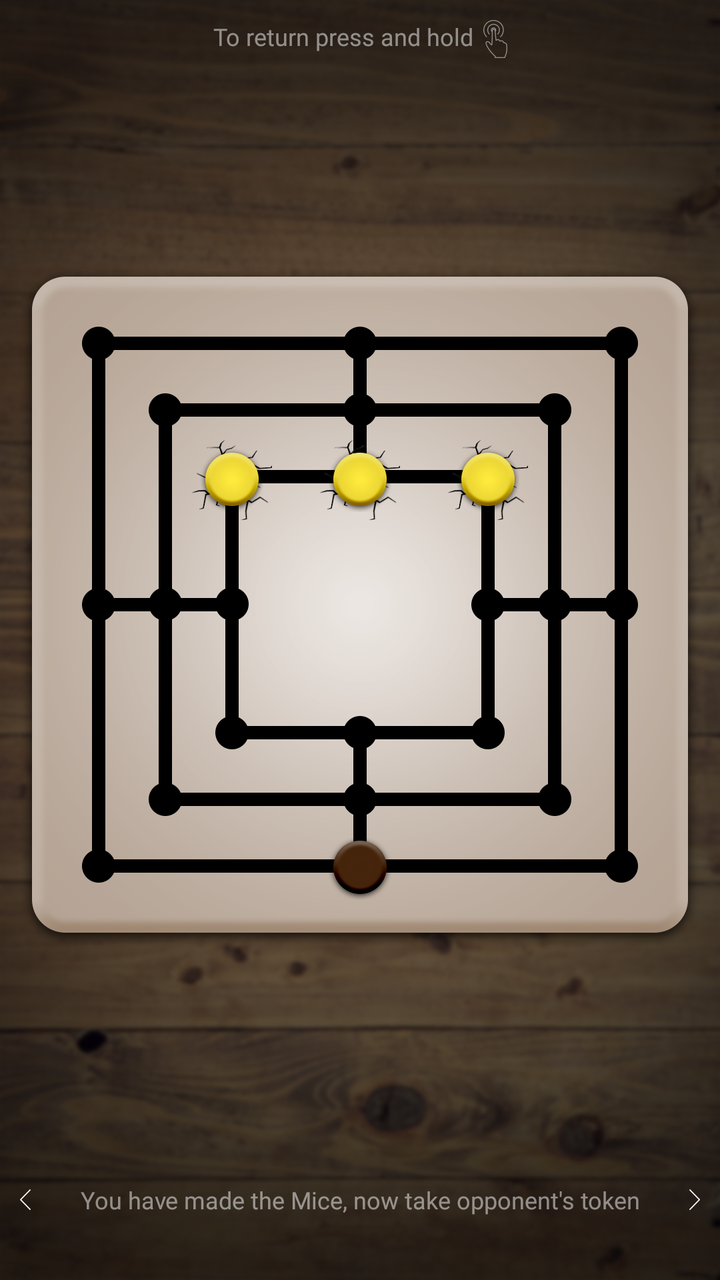
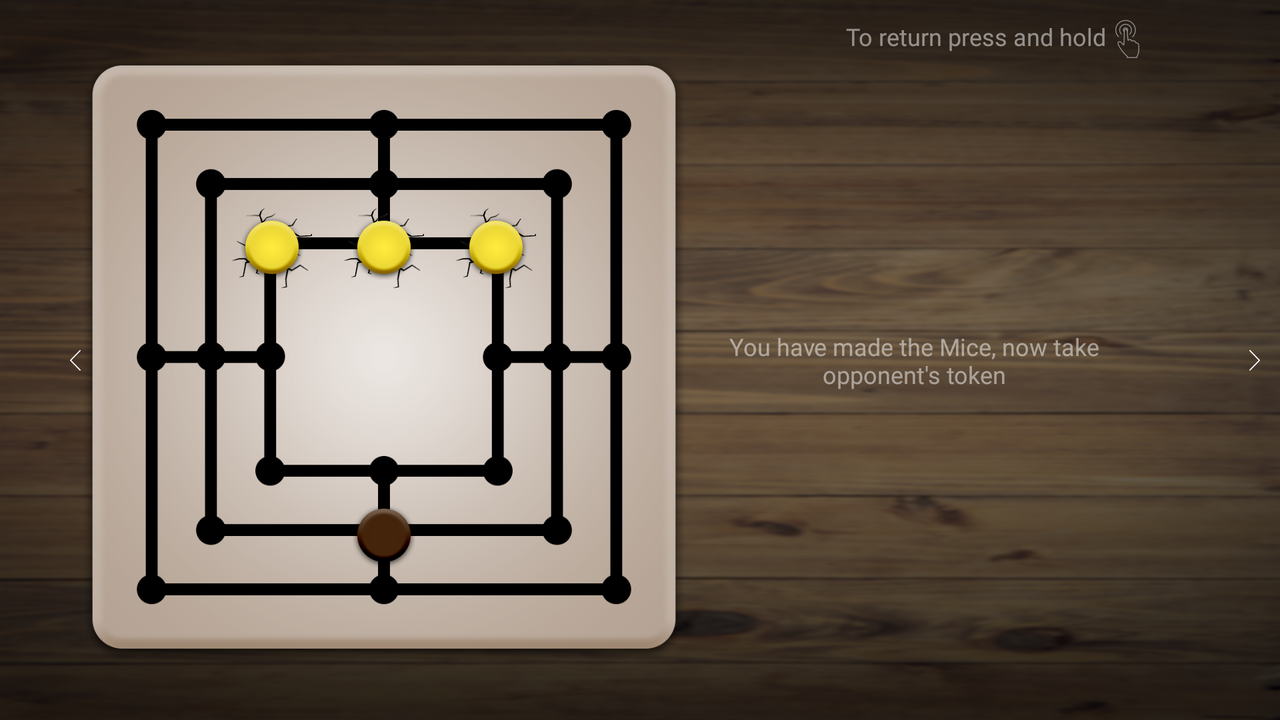

First picture: res/layout/ on a phone held upright. Second picture: the repository's own variant of that layout, on a device whose configuration matches the variant's folder. Source for both follows.
<!-- AndroidManifest.xml: application theme AppTheme -->
<!-- res/layout/fragment_board_tips_third.xml -->
<?xml version="1.0" encoding="utf-8"?>
<android.support.constraint.ConstraintLayout xmlns:android="http://schemas.android.com/apk/res/android"
    android:layout_width="match_parent"
    android:layout_height="match_parent"
    xmlns:app="http://schemas.android.com/apk/res-auto">

    <TextView
        android:id="@+id/message_one"
        android:layout_width="wrap_content"
        android:layout_height="wrap_content"
        style="@style/BoardFragmentPauseTip"
        android:text="@string/board_fragment_pause_tip"

        app:layout_constraintTop_toTopOf="parent"
        app:layout_constraintLeft_toLeftOf="parent"
        app:layout_constraintRight_toLeftOf="@+id/image_one"
        app:layout_constraintHorizontal_chainStyle="packed"
        android:layout_marginEnd="@dimen/board_fragment_pause_tip_margin_end"
        android:layout_marginTop="@dimen/board_fragment_pause_tip_margin_top"/>

    <ImageView
        android:id="@+id/image_one"
        android:layout_width="wrap_content"
        android:layout_height="wrap_content"
        android:src="@drawable/ic_touch"
        android:alpha="0.5"

        app:layout_constraintTop_toTopOf="parent"
        app:layout_constraintLeft_toRightOf="@+id/message_one"
        app:layout_constraintRight_toRightOf="parent"
        android:layout_marginTop="@dimen/board_fragment_pause_tip_image_margin_top"/>

    <android.support.constraint.ConstraintLayout
        android:id="@+id/board_fragment_playground"
        android:layout_width="wrap_content"
        android:layout_height="wrap_content"
        app:layout_constraintBottom_toBottomOf="parent"
        app:layout_constraintLeft_toLeftOf="parent"
        app:layout_constraintRight_toRightOf="parent"
        app:layout_constraintTop_toTopOf="parent"
        >

        <ImageView
            android:layout_width="wrap_content"
            android:layout_height="wrap_content"
            android:src="@drawable/playground"

            app:layout_constraintBottom_toBottomOf="parent"
            app:layout_constraintLeft_toLeftOf="parent"
            app:layout_constraintRight_toRightOf="parent"
            app:layout_constraintTop_toTopOf="parent"
            android:layout_marginBottom="@dimen/toolbar_footer_height"/>

        <ImageView
            android:layout_width="@dimen/board_fragment_token_dimension"
            android:layout_height="@dimen/board_fragment_token_dimension"
            android:scaleType="center"
            android:clickable="true"
            android:focusable="true"
            android:src="@drawable/ic_player_one"
            android:background="@drawable/background_mice_state"

            app:layout_constraintLeft_toLeftOf="parent"
            app:layout_constraintTop_toTopOf="parent"
            android:layout_margin="@dimen/board_fragment_token_margin_large"
            />

        <ImageView
            android:layout_width="@dimen/board_fragment_token_dimension"
            android:layout_height="@dimen/board_fragment_token_dimension"
            android:scaleType="center"
            android:clickable="true"
            android:focusable="true"
            android:src="@drawable/ic_player_one"
            android:background="@drawable/background_mice_state"

            app:layout_constraintLeft_toLeftOf="parent"
            app:layout_constraintRight_toRightOf="parent"
            app:layout_constraintTop_toTopOf="parent"
            android:layout_margin="@dimen/board_fragment_token_margin_large" />

        <ImageView
            android:layout_width="@dimen/board_fragment_token_dimension"
            android:layout_height="@dimen/board_fragment_token_dimension"
            android:scaleType="center"
            android:clickable="true"
            android:focusable="true"
            android:src="@drawable/ic_player_one"
            android:background="@drawable/background_mice_state"

            app:layout_constraintRight_toRightOf="parent"
            app:layout_constraintTop_toTopOf="parent"
            android:layout_margin="@dimen/board_fragment_token_margin_large"
            />

        <ImageView
            android:layout_width="@dimen/board_fragment_token_dimension"
            android:layout_height="@dimen/board_fragment_token_dimension"
            android:scaleType="center"
            android:clickable="true"
            android:focusable="true"
            android:src="@drawable/ic_player_two"

            app:layout_constraintBottom_toBottomOf="parent"
            app:layout_constraintLeft_toLeftOf="parent"
            app:layout_constraintRight_toRightOf="parent"
            android:layout_margin="@dimen/board_fragment_token_margin_medium"
            />



    </android.support.constraint.ConstraintLayout>

    <TextView
        android:id="@+id/message_two"
        android:layout_width="wrap_content"
        android:layout_height="wrap_content"
        style="@style/BoardFragmentPauseTip"
        android:text="@string/board_fragment_tips_third_message"

        app:layout_constraintBottom_toBottomOf="parent"
        app:layout_constraintLeft_toLeftOf="parent"
        app:layout_constraintRight_toRightOf="parent"
        android:layout_marginBottom="@dimen/board_fragment_tips_message_margin_bottom"
        />

    <ImageView
        android:layout_width="wrap_content"
        android:layout_height="wrap_content"
        android:src="@drawable/ic_right"

        app:layout_constraintBottom_toBottomOf="parent"
        app:layout_constraintRight_toRightOf="parent"
        android:layout_marginBottom="@dimen/board_fragment_tips_arrow_margin_bottom"
        android:layout_marginEnd="@dimen/board_fragment_tips_arrow_margin_side"/>

    <ImageView
        android:layout_width="wrap_content"
        android:layout_height="wrap_content"
        android:src="@drawable/ic_left"

        app:layout_constraintBottom_toBottomOf="parent"
        app:layout_constraintLeft_toLeftOf="parent"
        android:layout_marginBottom="@dimen/board_fragment_tips_arrow_margin_bottom"
        android:layout_marginStart="@dimen/board_fragment_tips_arrow_margin_side"/>

</android.support.constraint.ConstraintLayout>
<!-- resources referenced by this layout -->
<resources>
  <dimen name="board_fragment_pause_tip_image_margin_top">10dp</dimen>
  <dimen name="board_fragment_pause_tip_margin_end">5dp</dimen>
  <dimen name="board_fragment_pause_tip_margin_top">10dp</dimen>
  <dimen name="board_fragment_tips_arrow_margin_bottom">35dp</dimen>
  <dimen name="board_fragment_tips_arrow_margin_side">10dp</dimen>
  <dimen name="board_fragment_tips_message_margin_bottom">32dp</dimen>
  <dimen name="board_fragment_token_dimension">40dp</dimen>
  <dimen name="board_fragment_token_margin_large">96dp</dimen>
  <dimen name="board_fragment_token_margin_medium">62dp</dimen>
  <dimen name="toolbar_footer_height">32dp</dimen>
  <!-- drawable background_mice_state: png bitmap (drawable-hdpi, 4039 bytes) -->
  <!-- drawable ic_left: png bitmap (drawable-hdpi, 232 bytes) -->
  <!-- drawable ic_player_one: png bitmap (drawable-hdpi, 3260 bytes) -->
  <!-- drawable ic_player_two: png bitmap (drawable-hdpi, 2650 bytes) -->
  <!-- drawable ic_right: png bitmap (drawable-hdpi, 231 bytes) -->
  <!-- drawable ic_touch: png bitmap (drawable-hdpi, 870 bytes) -->
  <!-- drawable playground: png bitmap (drawable-hdpi, 71189 bytes) -->
  <string name="board_fragment_pause_tip">To return press and hold</string>
  <string name="board_fragment_tips_third_message">You have made the Mice, now take opponent\'s token</string>
  <style name="BoardFragmentPauseTip">
          <item name="android:fontFamily">@font/ubuntu_regular</item>
          <item name="android:textColor">@android:color/white</item>
          <item name="android:alpha">0.5</item>
          <item name="android:textSize">@dimen/board_fragment_pause_tip_text</item>
      </style>
  <style name="AppTheme" parent="Theme.AppCompat.NoActionBar">
          <item name="colorPrimary">@color/primary</item>
          <item name="colorPrimaryDark">@color/primary_dark</item>
          <item name="colorAccent">@color/accent</item>
          <item name="android:windowBackground">@drawable/background</item>
          <item name="android:statusBarColor">@android:color/black</item>
      </style>
  <dimen name="board_fragment_pause_tip_text">12sp</dimen>
  <color name="primary">#795548</color>
  <color name="primary_dark">#5D4037</color>
  <color name="accent">#FFEB3B</color>
  <!-- drawable background: png bitmap (drawable-hdpi, 458586 bytes) -->
</resources>
<!-- res/layout-land/fragment_board_tips_third.xml (the repository's variant of the layout above) -->
<!-- drawn on the phone turned sideways -->
<?xml version="1.0" encoding="utf-8"?>
<android.support.constraint.ConstraintLayout xmlns:android="http://schemas.android.com/apk/res/android"
    android:layout_width="match_parent"
    android:layout_height="match_parent"
    xmlns:app="http://schemas.android.com/apk/res-auto">

    <TextView
        android:id="@+id/message_one"
        android:layout_width="wrap_content"
        android:layout_height="wrap_content"
        style="@style/BoardFragmentTipsText"
        android:text="@string/board_fragment_pause_tip"

        app:layout_constraintTop_toTopOf="parent"
        app:layout_constraintLeft_toRightOf="@id/playground"
        app:layout_constraintRight_toLeftOf="@+id/image_one"
        app:layout_constraintHorizontal_chainStyle="packed"
        android:layout_marginEnd="@dimen/board_fragment_tips_exit_message_margin_end"
        android:layout_marginTop="@dimen/board_fragment_tips_exit_message_margin_top"/>

    <ImageView
        android:id="@+id/image_one"
        android:layout_width="wrap_content"
        android:layout_height="wrap_content"
        android:src="@drawable/ic_touch"
        android:alpha="0.5"

        app:layout_constraintTop_toTopOf="parent"
        app:layout_constraintLeft_toRightOf="@+id/message_one"
        app:layout_constraintRight_toRightOf="parent"
        android:layout_marginTop="@dimen/board_fragment_tips_exit_image_margin_top"/>

    <android.support.constraint.ConstraintLayout
        android:id="@+id/playground"
        android:layout_width="@dimen/board_fragment_playground_dimension"
        android:layout_height="@dimen/board_fragment_playground_dimension"

        app:layout_constraintBottom_toBottomOf="parent"
        app:layout_constraintLeft_toLeftOf="parent"
        app:layout_constraintTop_toTopOf="parent"
        android:layout_marginStart="@dimen/toolbar_footer_height">

        <ImageView

            android:layout_width="wrap_content"
            android:layout_height="wrap_content"
            android:src="@drawable/playground"

            app:layout_constraintBottom_toBottomOf="parent"
            app:layout_constraintLeft_toLeftOf="parent"
            app:layout_constraintTop_toTopOf="parent"
            app:layout_constraintRight_toRightOf="parent"
            />

        <ImageView
            android:layout_width="@dimen/board_fragment_token_dimension"
            android:layout_height="@dimen/board_fragment_token_dimension"
            android:scaleType="center"
            android:clickable="true"
            android:focusable="true"
            android:src="@drawable/ic_player_one"
            android:background="@drawable/background_mice_state"

            app:layout_constraintLeft_toLeftOf="parent"
            app:layout_constraintTop_toTopOf="parent"
            android:layout_margin="@dimen/board_fragment_token_margin_large"
            />

        <ImageView
            android:layout_width="@dimen/board_fragment_token_dimension"
            android:layout_height="@dimen/board_fragment_token_dimension"
            android:scaleType="center"
            android:clickable="true"
            android:focusable="true"
            android:src="@drawable/ic_player_one"
            android:background="@drawable/background_mice_state"

            app:layout_constraintLeft_toLeftOf="parent"
            app:layout_constraintRight_toRightOf="parent"
            app:layout_constraintTop_toTopOf="parent"
            android:layout_margin="@dimen/board_fragment_token_margin_large" />

        <ImageView
            android:layout_width="@dimen/board_fragment_token_dimension"
            android:layout_height="@dimen/board_fragment_token_dimension"
            android:scaleType="center"
            android:clickable="true"
            android:focusable="true"
            android:src="@drawable/ic_player_one"
            android:background="@drawable/background_mice_state"

            app:layout_constraintRight_toRightOf="parent"
            app:layout_constraintTop_toTopOf="parent"
            android:layout_margin="@dimen/board_fragment_token_margin_large"
            />

        <ImageView
            android:layout_width="@dimen/board_fragment_token_dimension"
            android:layout_height="@dimen/board_fragment_token_dimension"
            android:scaleType="center"
            android:clickable="true"
            android:focusable="true"
            android:src="@drawable/ic_player_two"

            app:layout_constraintBottom_toBottomOf="parent"
            app:layout_constraintLeft_toLeftOf="parent"
            app:layout_constraintRight_toRightOf="parent"
            android:layout_margin="@dimen/board_fragment_token_margin_medium"
            />

    </android.support.constraint.ConstraintLayout>

    <TextView
        android:id="@+id/message_two"
        android:layout_width="210dp"
        android:layout_height="wrap_content"
        style="@style/BoardFragmentTipsText"
        android:text="@string/board_fragment_tips_third_message"


        app:layout_constraintTop_toTopOf="parent"
        app:layout_constraintBottom_toBottomOf="parent"
        app:layout_constraintLeft_toRightOf="@+id/playground"
        />

    <ImageView
        android:layout_width="wrap_content"
        android:layout_height="wrap_content"
        android:src="@drawable/ic_right"

        app:layout_constraintBottom_toBottomOf="parent"
        app:layout_constraintRight_toRightOf="parent"
        app:layout_constraintTop_toTopOf="parent"
        android:layout_marginEnd="@dimen/board_fragment_tips_arrow_margin_side"
        />

    <ImageView
        android:layout_width="wrap_content"
        android:layout_height="wrap_content"
        android:src="@drawable/ic_left"

        app:layout_constraintBottom_toBottomOf="parent"
        app:layout_constraintLeft_toLeftOf="parent"
        app:layout_constraintTop_toTopOf="parent"
        android:layout_marginStart="35dp"
        />

</android.support.constraint.ConstraintLayout>
<!-- resources referenced by the variant -->
<!-- as the phone turned sideways resolves them -->
<resources>
  <!-- from res/values-land/ -->
  <dimen name="board_fragment_playground_dimension">320dp</dimen>
  <!-- from res/values-land/ -->
  <dimen name="board_fragment_tips_arrow_margin_side">10dp</dimen>
  <!-- from res/values-land/ -->
  <dimen name="board_fragment_tips_exit_image_margin_top">10dp</dimen>
  <!-- from res/values-land/ -->
  <dimen name="board_fragment_tips_exit_message_margin_end">5dp</dimen>
  <!-- from res/values-land/ -->
  <dimen name="board_fragment_tips_exit_message_margin_top">10dp</dimen>
  <!-- from res/values-land/ -->
  <dimen name="board_fragment_token_dimension">40dp</dimen>
  <!-- from res/values-land/ -->
  <dimen name="board_fragment_token_margin_large">84dp</dimen>
  <!-- from res/values-land/ -->
  <dimen name="board_fragment_token_margin_medium">52dp</dimen>
  <dimen name="toolbar_footer_height">32dp</dimen>
  <!-- drawable background_mice_state: png bitmap (drawable-hdpi, 4039 bytes) -->
  <!-- drawable ic_left: png bitmap (drawable-hdpi, 232 bytes) -->
  <!-- drawable ic_player_one: png bitmap (drawable-hdpi, 3260 bytes) -->
  <!-- drawable ic_player_two: png bitmap (drawable-hdpi, 2650 bytes) -->
  <!-- drawable ic_right: png bitmap (drawable-hdpi, 231 bytes) -->
  <!-- drawable ic_touch: png bitmap (drawable-hdpi, 870 bytes) -->
  <!-- drawable playground: png bitmap (drawable-hdpi, 71189 bytes) -->
  <string name="board_fragment_pause_tip">To return press and hold</string>
  <string name="board_fragment_tips_third_message">You have made the Mice, now take opponent\'s token</string>
  <style name="BoardFragmentTipsText">
          <item name="android:fontFamily">@font/ubuntu_regular</item>
          <item name="android:textColor">@android:color/white</item>
          <item name="android:alpha">0.5</item>
          <item name="android:textSize">@dimen/board_fragment_pause_tip_text</item>
          <item name="android:textAlignment">center</item>
      </style>
  <style name="AppTheme" parent="Theme.AppCompat.NoActionBar">
          <item name="colorPrimary">@color/primary</item>
          <item name="colorPrimaryDark">@color/primary_dark</item>
          <item name="colorAccent">@color/accent</item>
          <item name="android:windowBackground">@drawable/background</item>
          <item name="android:statusBarColor">@android:color/black</item>
      </style>
  <!-- from res/values-land/ -->
  <dimen name="board_fragment_pause_tip_text">12sp</dimen>
  <color name="primary">#795548</color>
  <color name="primary_dark">#5D4037</color>
  <color name="accent">#FFEB3B</color>
  <!-- drawable background: png bitmap (drawable-hdpi, 458586 bytes) -->
</resources>
